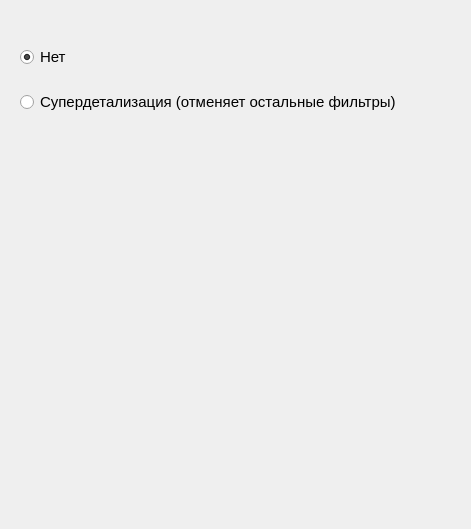
      <widget class="QWidget" name="page_6">
       <property name="geometry">
        <rect>
         <x>0</x>
         <y>0</y>
         <width>471</width>
         <height>529</height>
        </rect>
       </property>
       <attribute name="label">
        <string>Универсальный фильтр</string>
       </attribute>
       <widget class="QWidget" name="gridLayoutWidget_13">
        <property name="geometry">
         <rect>
          <x>20</x>
          <y>30</y>
          <width>431</width>
          <height>101</height>
         </rect>
        </property>
        <layout class="QGridLayout" name="gridLayout_9">
         <item row="0" column="0">
          <widget class="QRadioButton" name="no_sharpen">
           <property name="font">
            <font>
             <pointsize>11</pointsize>
             <weight>50</weight>
             <bold>false</bold>
            </font>
           </property>
           <property name="text">
            <string>Нет</string>
           </property>
           <property name="checked">
            <bool>true</bool>
           </property>
           <attribute name="buttonGroup">
            <string notr="true">group_sharpen</string>
           </attribute>
          </widget>
         </item>
         <item row="1" column="0">
          <widget class="QRadioButton" name="sharpen">
           <property name="font">
            <font>
             <pointsize>11</pointsize>
             <weight>50</weight>
             <bold>false</bold>
            </font>
           </property>
           <property name="text">
            <string>Супердетализация (отменяет остальные фильтры)</string>
           </property>
           <attribute name="buttonGroup">
            <string notr="true">group_sharpen</string>
           </attribute>
          </widget>
         </item>
        </layout>
       </widget>
      </widget>
